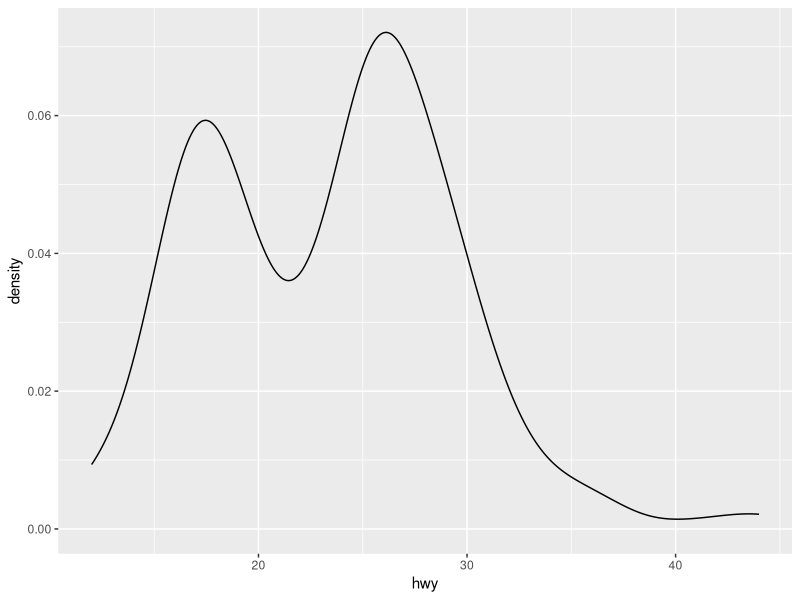

This figure's R source:
## ---- chunk 1
#comment
library(ggplot2)

ggplot(data=mpg,aes(x=hwy))+geom_density()
## ---- chunk 2

